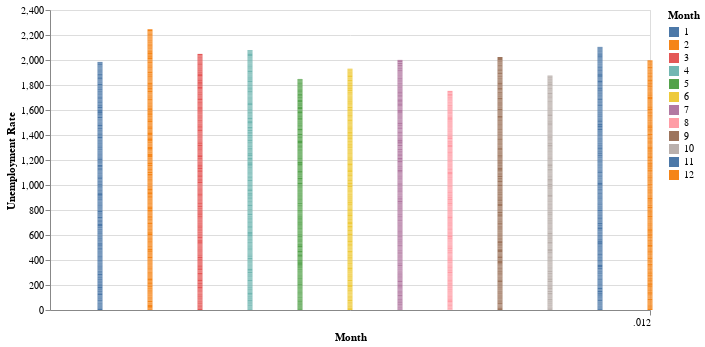

Write notebook code for a chart like this one.
### Code cell
newdata['Year'] = pd.to_datetime(newdata['Year'], format='%Y')
states = newdata['State/Area'].unique().tolist()


state_dropdown = alt.binding_select(options=states)
state_select = alt.selection_single(fields=['State/Area'], bind=state_dropdown, name='State')


base_chart = alt.Chart(newdata).mark_bar().encode(
    x=alt.X('Month:T', title='Month'),
    y=alt.Y('Percent (%) of Labor Force Unemployed in State/Area:Q', title='Unemployment Rate'),
    color='Month:N',
    tooltip=['Month:T', 'Percent (%) of Labor Force Unemployed in State/Area:Q']
).properties(width=600, height=300)

chart = base_chart.add_selection(state_select).transform_filter(state_select)

chart.save('interactive_unemployment_chart.html')
chart.save('interactive_unemployment_chart.json')
chart

### Figure 1 — Vega-Lite specification as saved in the notebook (floating-point values rounded to 4 significant figures; data arrays with more than 128 entries replaced by an {"elided": "..."} marker saying what was removed)
{"config": {"view": {"continuousWidth": 300, "continuousHeight": 300}}, "data": {"name": "data-8ec7e730ee57f15e883cf00e184c49e5"}, "mark": {"type": "bar"}, "encoding": {"color": {"field": "Month", "type": "nominal"}, "tooltip": [{"field": "Month", "type": "temporal"}, {"field": "Percent (%) of Labor Force Unemployed in State/Area", "type": "quantitative"}], "x": {"field": "Month", "title": "Month", "type": "temporal"}, "y": {"field": "Percent (%) of Labor Force Unemployed in State/Area", "title": "Unemployment Rate", "type": "quantitative"}}, "height": 300, "params": [{"name": "State", "select": {"type": "point", "fields": ["State/Area"]}, "bind": {"input": "select", "options": ["Illinois", "Oregon", "Arkansas", "Alaska", "North Carolina", "Mississippi", "Nevada", "Los Angeles County", "Iowa", "New Jersey", "Idaho", "Louisiana", "South Dakota", "Hawaii", "New York", "Georgia", "New Mexico", "California", "Missouri", "Wyoming", "Pennsylvania", "Montana", "Washington", "Alabama", "Kansas", "Vermont", "Ohio", "Virginia", "Tennessee", "Utah", "Minnesota", "Maryland", "Indiana", "Oklahoma", "Nebraska", "Wisconsin", "Arizona", "Delaware", "Kentucky", "Florida", "Massachusetts", "Connecticut", "New Hampshire", "North Dakota", "Colorado", "Rhode Island", "New York city", "West Virginia", "Maine", "Michigan", "District of Columbia", "Texas", "South Carolina"]}}], "transform": [{"filter": {"param": "State"}}], "width": 600, "$schema": "https://vega.github.io/schema/vega-lite/v5.16.3.json", "datasets": {"data-8ec7e730ee57f15e883cf00e184c49e5": {"elided": "4000 records"}}}
